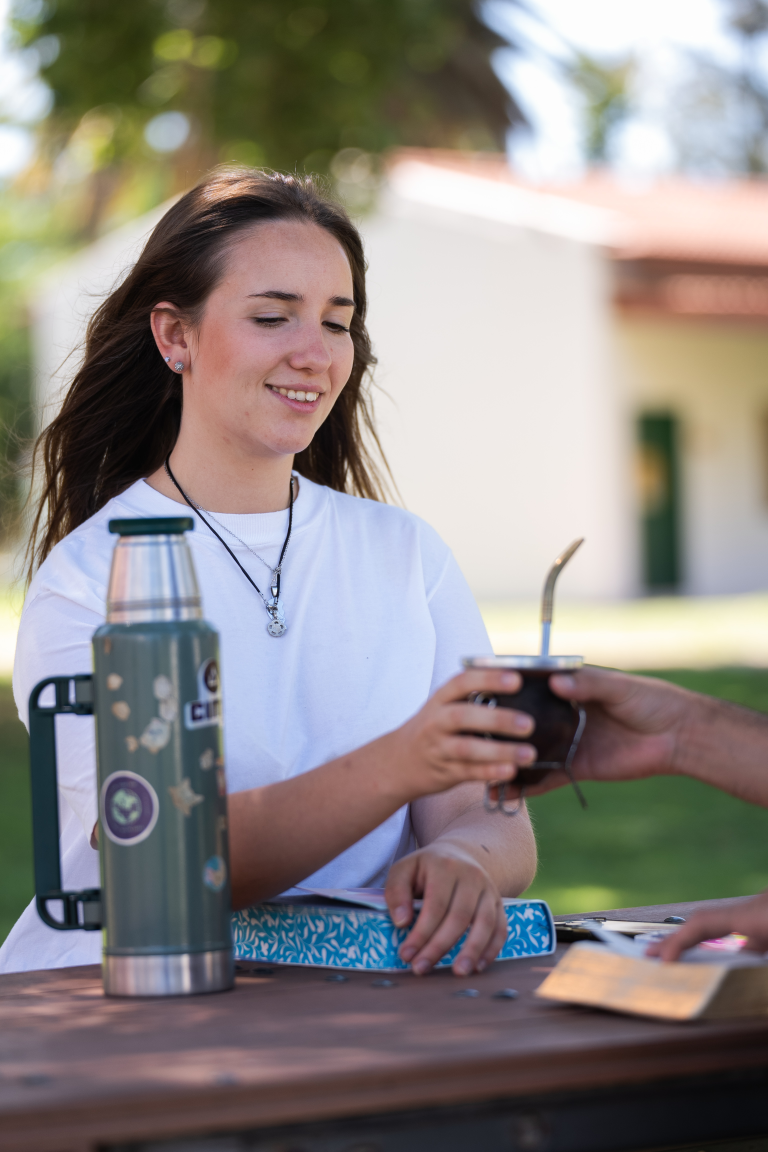
#> input picture fotos IBM/_7412427.jpg, 3072 x 4608 px, found by its file name (shown at 1/4 size)
$ python opt_programs.py
#> lines starting #> are read from the running program, lines starting #| are printed output that depends on the picture
import os
from PIL import Image, ImageOps

def optimize_image(input_path, output_name, max_size=(1200, 1200), quality=85):
#> called with input_path = 'fotos IBM\\_7412427.jpg', output_name = 'program_resi_3.jpg', max_size = (1200, 1200), quality = 85
    try:
        with Image.open(input_path) as img:
#> img is the input picture: PIL image 3072x4608 RGB; mean R, G, B 140, 133.9, 130.6
            img = ImageOps.exif_transpose(img)
            img.thumbnail(max_size, Image.Resampling.LANCZOS)
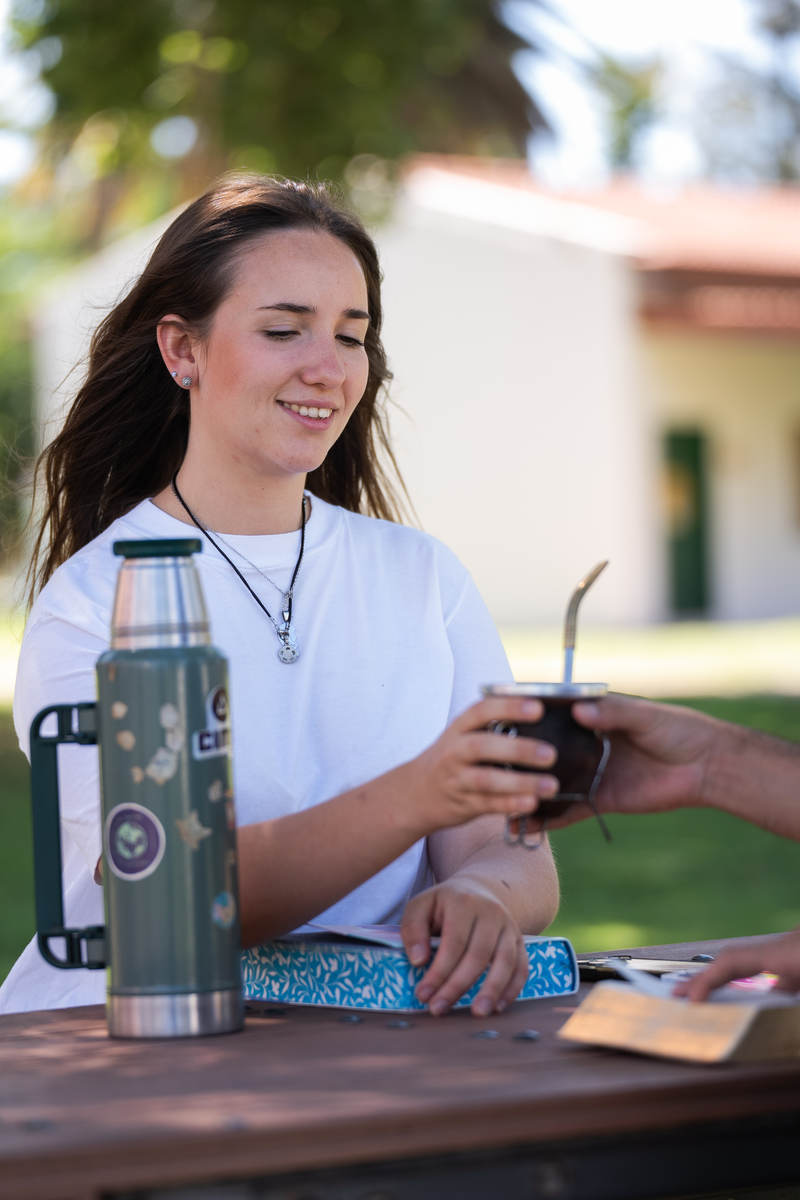
#> img: PIL image 800x1200 RGB; mean R, G, B 140, 133.9, 130.6
            output_dir = os.path.join("Recursos", "opt")
            os.makedirs(output_dir, exist_ok=True)
            output_path = os.path.join(output_dir, output_name)
            img.save(output_path, "JPEG", quality=quality)
            print(f"Success: {output_path}")
    except Exception as e:
        print(f"Error {input_path}: {e}")

images = [
    (r"fotos IBM\_7412427.jpg", "program_resi_3.jpg"),
    (r"fotos IBM\DSC08092.jpg", "program_resi_4.jpg")
]

for in_path, out_name in images:
    if os.path.exists(in_path):
        optimize_image(in_path, out_name)
    else:
        print(f"Missing: {in_path}")
#> pass 2 of the loop `for in_path, out_name in images:`:
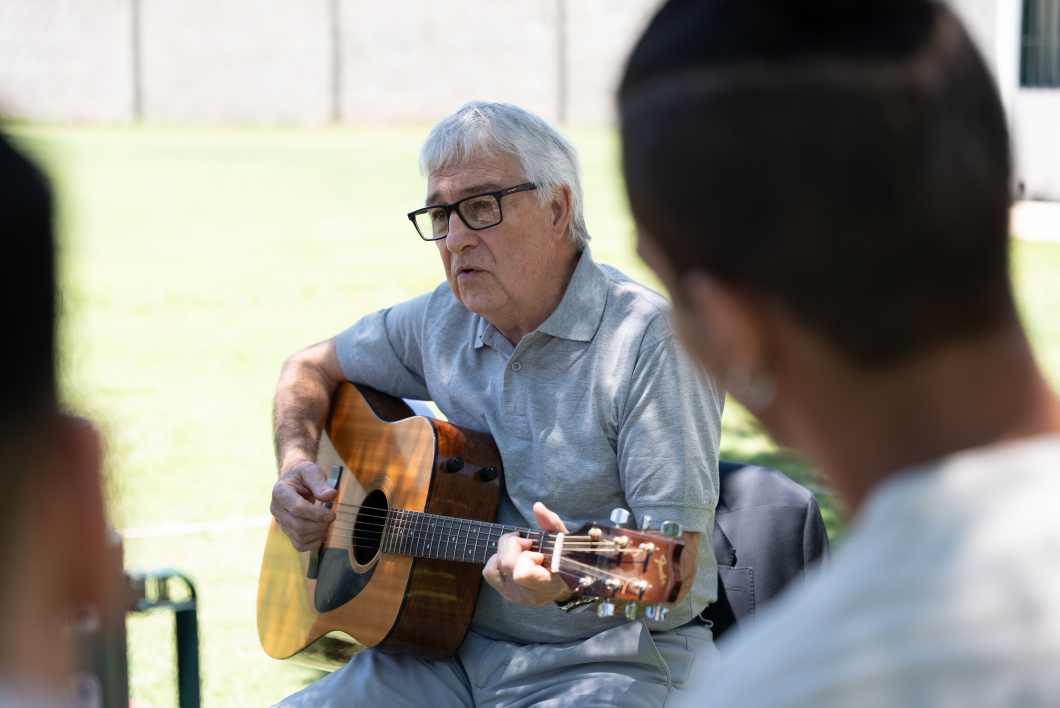
#> input picture fotos IBM/DSC08092.jpg, 4240 x 2832 px, found by its file name (shown at 1/4 size)
#> in optimize_image, img is the input picture: PIL image 4240x2832 RGB; mean R, G, B 140.8, 138.5, 132.5
#> in optimize_image (call 2), `img.thumbnail(max_size, Image.Resampling.LANCZOS)`:
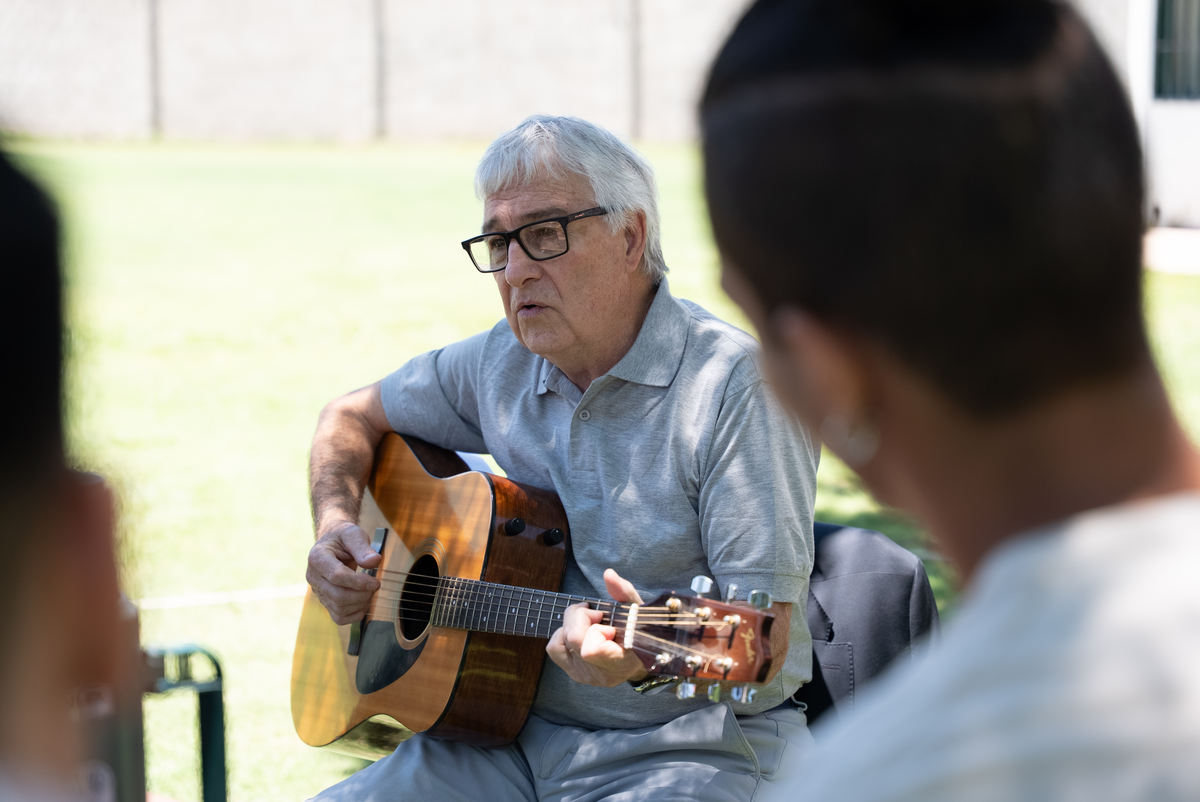
#> img: PIL image 1200x802 RGB; mean R, G, B 140.8, 138.5, 132.5
